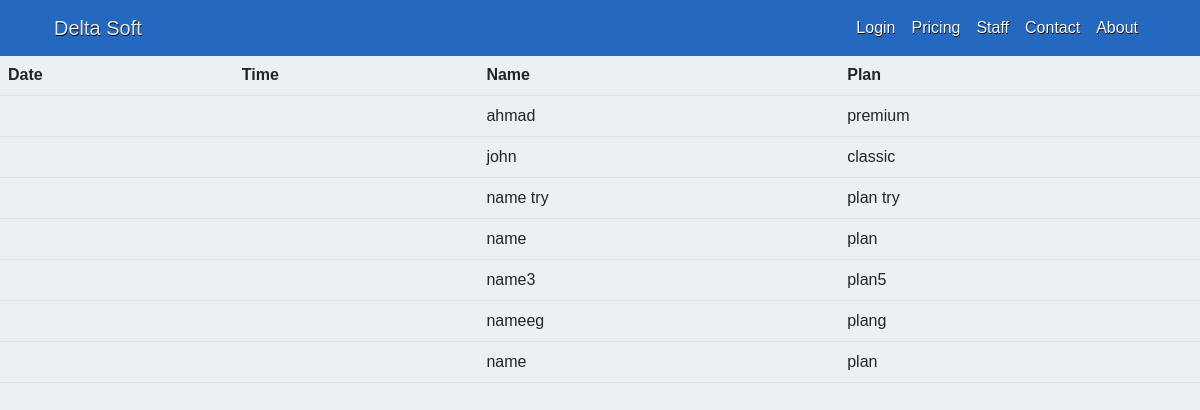
Page /show/ on the committed database.
### WAD/models.py (models this page shows, shortened)
class LogMessage(models.Model):
    name = models.CharField(max_length=100)
    plan = models.TextField()
    log_date = models.DateTimeField()

### WAD/views.py (the view)
# urls.py: path("show/", views.showPlans, name="show"),
def showPlans(request):
    plans = LogMessage.objects.order_by("-log_date")
    return render(request, "ShowSubs.html", {"plans_list": plans})

### WAD/templates/ShowSubs.html (shortened to what this page needs)
<!DOCTYPE html>
<html lang="en" xmlns="http://www.w3.org/1999/xhtml">
<head>
    <link href="https://cdn.jsdelivr.net/npm/bootstrap@5.2.0-beta1/dist/css/bootstrap.min.css"
          rel="stylesheet"
 />
    {% load static %}
    <link rel="stylesheet" href="{% static 'Stylesheet.css' %}" />
</head>
<body>
    <nav class="navbar navbar-expand-lg navbar-dark bg-blue fixed-top"
         id="mainNav">
        <div class="container px-4">
            <a class="navbar-brand" href="{% url 'home' %}">Delta Soft</a>
            <div class="collapse navbar-collapse" id="navbarResponsive">
                <ul class="navbar-nav ms-auto">
                    <li class="nav-item">
                        <a class="nav-link" href="/admin/login/?next=/admin/">Login</a>
                    </li>
                    <li class="nav-item">
                        <a class="nav-link" href="{% url 'pricing' %}">Pricing</a>
                    </li>
                    <li class="nav-item">
                        <a class="nav-link" href="{% url 'staff' %}">Staff</a>
                    </li>
                    <li class="nav-item">
                        <a class="nav-link" href="{% url 'contact' %}">Contact</a>
                    </li>
                    <li class="nav-item">
                        <a class="nav-link" href="{% url 'about' %}">About</a>
                    </li>
                </ul>
            </div>
        </div>
    </nav>
    <table class="table" id="plansTable">
        <thead>
            <tr>
                <th scope="col">Date</th>
                <th scope="col">Time</th>
                <th scope="col">Name</th>
                <th scope="col">Plan</th>
            </tr>
        </thead>
        <tbody>
            {% for plan in plans_list %}
            <tr>
                <td>{{ plan.log_date | date:'d M Y' }}</td>
                <td>{{ plan.log_date | time:'H:i:s' }}</td>
                <td>{{ plan.name }}</td>
                <td>{{ plan.plan }}</td>
            </tr>
            {% endfor %}
        </tbody>
    </table>
</body>
</html>

### WAD/static/Stylesheet.css (style rules this page uses)
.navbar-brand { color: rgb(255 255 255 / 90%); text-shadow: 0.5px 0.5px 0.5px black; }
#mainNav { background-color: rgb(37, 104, 192); }
.nav-link { color: white; text-shadow: 0.5px 0.5px 0.5px black; text-align: right; }
body { background: #eee; margin-top: 20px; }
#plansTable { margin-top: 55px; }
* { margin: 0; padding: 0; box-sizing: border-box; font-family: "Poppins", sans-serif; }
body { background: #ecf0f3; }

### rows in the picture
LogMessage: name "ahmad", plan "premium"
LogMessage: name "john", plan "classic"
LogMessage: name "name try", plan "plan try"
LogMessage: name "name", plan "plan"
LogMessage: name "name3", plan "plan5"
LogMessage: name "nameeg", plan "plang"
LogMessage: name "name", plan "plan"
